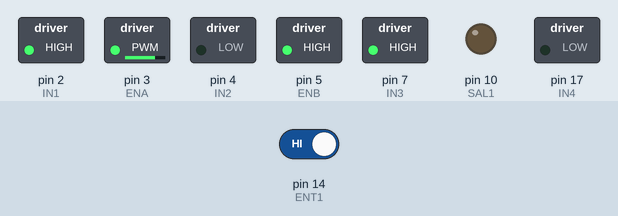
The sketch below on a simulated Arduino Uno, built with avr-gcc and run on an emulated ATmega328P. On the bench: switched loads named in the sketch (green lamp = pin HIGH), output pins drawn as LEDs (lit = HIGH). Inputs (shaded band) come from the test bench; at power-on: pin 14 (ENT1) HIGH.

Above: at 1.2 s.
1.3 s: pin 14 (ENT1) driven LOW
At 12.5 s:
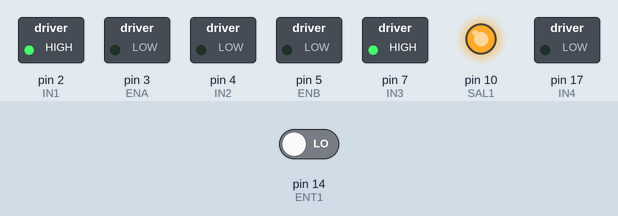
13.2 s: pin 14 (ENT1) driven HIGH
At 18.7 s:
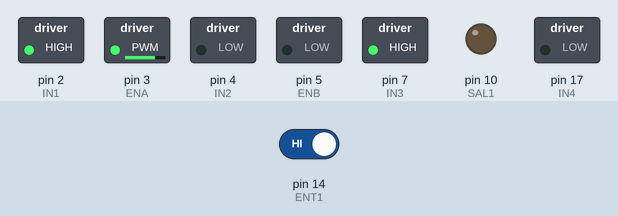
Timing chart, 0 to 32.4 s (numbered marks = the images above; inputs shaded):
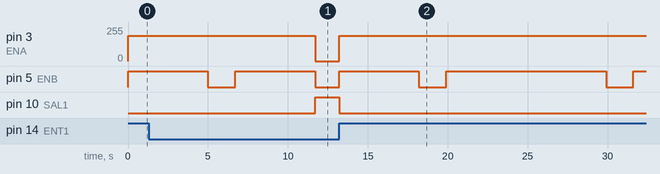

Measured:
- after the input at 1.3 s, pin 3 (ENA): 190/255 → 0/255 after 10.4 s; pin 10 (SAL1): LOW → HIGH after 10.4 s
- after the input at 13.2 s, pin 3 (ENA): 0/255 → 190/255 at once; pin 5 (ENB): goes HIGH 5.0 s, LOW 1.7 s, HIGH 10.0 s, LOW 1.7 s, then HIGH, starting at once; pin 10 (SAL1): HIGH → LOW at once

The sketch:

Motor_6.ino
```cpp
/*
  Prueba de motores del Rastuino v1.
  Usando el vehículo de tres ruedas.
  Espera a que se presione el pulsador, luego:
  Avanza por 5 segundos, gira 180 grados y avanza otros 5 segundos.
  Un LED indica cuando estamos esperando el pulsador.
*/
/* Definición de lo pines usados para el L298N */
int IN1=2;
int IN2=4;
int ENA=3;
int IN3=7;
int IN4=17;
int ENB=5;
int SAL1=10;
int ENT1=14;

/* Posibles modos: */
int DERECHA=1;
int IZQUIERDA=2;
int FRENO=0;

/* Selecciona el modo para uno de los motores */
void ModoMotor(int motor, int modo)
{
 if (motor)
   {
    digitalWrite(IN3,modo & 1);
    digitalWrite(IN4,modo & 2);
   }
else
   {
    digitalWrite(IN1,modo & 1);
    digitalWrite(IN2,modo & 2);
   }
}

/* Selecciona la velocidad para uno de los motores */
void VelMotor(int motor, int valor)
{
 if (motor)
    analogWrite(ENB,valor);
 else
    analogWrite(ENA,valor);
}

void setup()
{
 int i;

 /* Inicializa como salidas a todos los pines usados para el L298N */
 pinMode(IN1,OUTPUT);
 pinMode(IN2,OUTPUT);
 pinMode(ENA,OUTPUT);
 pinMode(IN3,OUTPUT);
 pinMode(IN4,OUTPUT);
 pinMode(ENB,OUTPUT);
 /* Inicializa la salida 1 */
 pinMode(SAL1,OUTPUT);
 /* Inicializa la entrada 1 */
 pinMode(ENT1,INPUT);
 /* Ambos motores giran a derecha */
 ModoMotor(0,DERECHA);
 ModoMotor(1,DERECHA);
}

void loop()
{
 /* Encendemos el LED para indicar que estamos listos */
 digitalWrite(SAL1,HIGH);
 /* Esperamos a que se presione el pulsador */
 while (digitalRead(ENT1)==LOW);
 /* Apagamos el LED */
 digitalWrite(SAL1,LOW);
 /* Ambos motores avanzan por 5 segundos.
    Uno de mis motores es mucho más lento que el otro (falla de fábrica?).
    Por ello uno tiene que ir al 75% de velocidad. */
 VelMotor(0,190);
 VelMotor(1,255);
 /* Encender un LED */
 delay(5000);
 /* Apagar el motor 1, el 0 sigue avanzando.
    Con lo que el vehículo gira.
    En nuestro caso en 1,7 segundos gira unos 180 grados. */
 VelMotor(1,0);
 delay(1700);
 /* Avanzar por 5 segundos, para volver aprox. al punto de donde salió */
 VelMotor(1,255);
 delay(5000);


 /* Apagar ambos motores */
 VelMotor(0,0);
 VelMotor(1,0);
}
```
